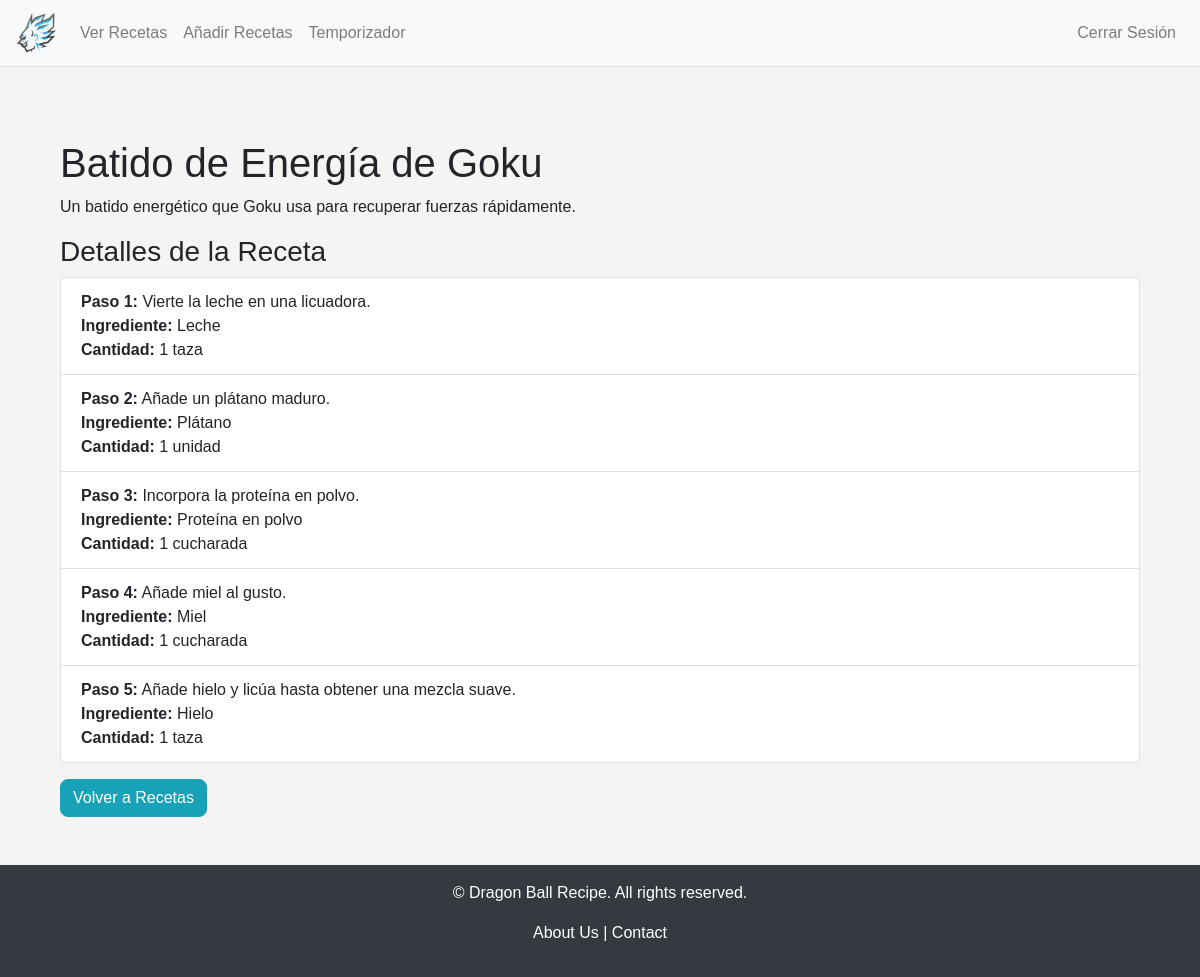
/recipe/10 (signed in), run on the app's committed database.
### tables this page shows
CREATE TABLE recipes (
    id INTEGER PRIMARY KEY AUTOINCREMENT,
    name TEXT NOT NULL,
    description TEXT
);

CREATE TABLE recipe_details (
    id INTEGER PRIMARY KEY AUTOINCREMENT,
    recipe_id INTEGER NOT NULL,
    ingredient TEXT NOT NULL,
    quantity TEXT NOT NULL,
    step_number INTEGER NOT NULL,
    step_description TEXT NOT NULL,
    FOREIGN KEY (recipe_id) REFERENCES recipes (id)
);

### app.py (the view)
@app.route('/recipe/<int:recipe_id>')
def recipe_detail(recipe_id):
    if 'user_id' not in session:
        return redirect(url_for('login'))
    conn = sqlite3.connect('recipes.db')
    conn.row_factory = sqlite3.Row
    cur = conn.cursor()
    cur.execute("SELECT * FROM recipes WHERE id = ?", (recipe_id,))
    recipe = cur.fetchone()
    cur.execute("SELECT * FROM recipe_details WHERE recipe_id = ?", (recipe_id,))
    details = cur.fetchall()
    conn.close()
    return render_template('recipe_detail.html', recipe=recipe, details=details)

### templates/recipe_detail.html (shortened to what this page needs)
{% extends 'layout.html' %}
{% block content %}
    <div class="container mt-5">
        <h1>{{ recipe.name }}</h1>
        <p>{{ recipe.description }}</p>
        <h3>Detalles de la Receta</h3>
        <ul class="list-group">
            {% for detail in details %}
                <li class="list-group-item">
                    <strong>Paso {{ detail.step_number }}:</strong> {{ detail.step_description }}<br>
                    <strong>Ingrediente:</strong> {{ detail.ingredient }}<br>
                    <strong>Cantidad:</strong> {{ detail.quantity }}
                </li>
            {% endfor %}
        </ul>
        <a href="{{ url_for('recipes') }}" class="btn btn-info mt-3">Volver a Recetas</a>
    </div>
{% endblock %}

### static/css/styles.css (style rules this page uses)
body { background-color: #f4f4f4; font-family: Arial, sans-serif; display: flex; flex-direction: column; min-height: 100vh; margin: 0; }
.container { margin-top: 30px; }
.btn-primary, .btn-info, .btn-secondary, .btn-danger { border-radius: 0.5rem; font-size: 1rem; }

### data on the page
recipes: name "Batido de Energía de Goku", description "Un batido energético que Goku usa para recuperar fuerzas rápidamente."
recipe_details: step_number "1", step_description "Vierte la leche en una licuadora.", ingredient "Leche", quantity "1 taza"
recipe_details: step_number "2", step_description "Añade un plátano maduro.", ingredient "Plátano", quantity "1 unidad"
recipe_details: step_number "3", step_description "Incorpora la proteína en polvo.", ingredient "Proteína en polvo", quantity "1 cucharada"
recipe_details: step_number "4", step_description "Añade miel al gusto.", ingredient "Miel", quantity "1 cucharada"
recipe_details: step_number "5", step_description "Añade hielo y licúa hasta obtener una mezcla suave.", ingredient "Hielo", quantity "1 taza"
